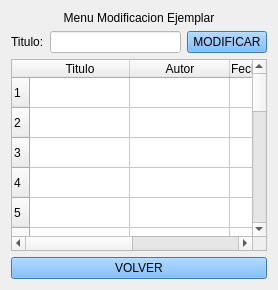
    <widget class="QWidget" name="page_menu_modificacion_ejemplar">
     <layout class="QHBoxLayout" name="horizontalLayout_10">
      <item>
       <layout class="QGridLayout" name="gridLayout_43">
        <item row="0" column="0">
         <widget class="QLabel" name="label_36">
          <property name="styleSheet">
           <string notr="true">
font: 36pt &quot;Segoe UI&quot;;</string>
          </property>
          <property name="text">
           <string>Menu Modificacion Ejemplar</string>
          </property>
          <property name="alignment">
           <set>Qt::AlignCenter</set>
          </property>
         </widget>
        </item>
        <item row="1" column="0">
         <layout class="QGridLayout" name="gridLayout_42">
          <item row="0" column="0">
           <layout class="QGridLayout" name="gridLayout_41">
            <item row="0" column="0">
             <layout class="QGridLayout" name="gridLayout_40">
              <item row="0" column="0">
               <widget class="QLabel" name="label_37">
                <property name="text">
                 <string>Titulo:</string>
                </property>
               </widget>
              </item>
              <item row="0" column="1">
               <widget class="QLineEdit" name="le_titutlo_modificar_ejemplar">
                <property name="styleSheet">
                 <string notr="true">background-color: rgb(255, 255, 255);</string>
                </property>
               </widget>
              </item>
              <item row="0" column="2">
               <widget class="QPushButton" name="bt_modificar_modificar_ejemplar">
                <property name="styleSheet">
                 <string notr="true">background-color: rgb(85, 170, 255);</string>
                </property>
                <property name="text">
                 <string>MODIFICAR</string>
                </property>
               </widget>
              </item>
             </layout>
            </item>
            <item row="1" column="0">
             <widget class="QTableWidget" name="tableWidget_4">
              <property name="rowCount">
               <number>20</number>
              </property>
              <row/>
              <row/>
              <row/>
              <row/>
              <row/>
              <row/>
              <row/>
              <row/>
              <row/>
              <row/>
              <row/>
              <row/>
              <row/>
              <row/>
              <row/>
              <row/>
              <row/>
              <row/>
              <row/>
              <row/>
              <column>
               <property name="text">
                <string>Titulo</string>
               </property>
              </column>
              <column>
               <property name="text">
                <string>Autor</string>
               </property>
              </column>
              <column>
               <property name="text">
                <string>Fecha Publicacion</string>
               </property>
              </column>
              <column>
               <property name="text">
                <string>Categoria</string>
               </property>
              </column>
             </widget>
            </item>
           </layout>
          </item>
          <item row="1" column="0">
           <widget class="QPushButton" name="bt_volver_menu_modificacion_ejemplar">
            <property name="styleSheet">
             <string notr="true">background-color: rgb(85, 170, 255);</string>
            </property>
            <property name="text">
             <string>VOLVER</string>
            </property>
           </widget>
          </item>
         </layout>
        </item>
       </layout>
      </item>
     </layout>
    </widget>
